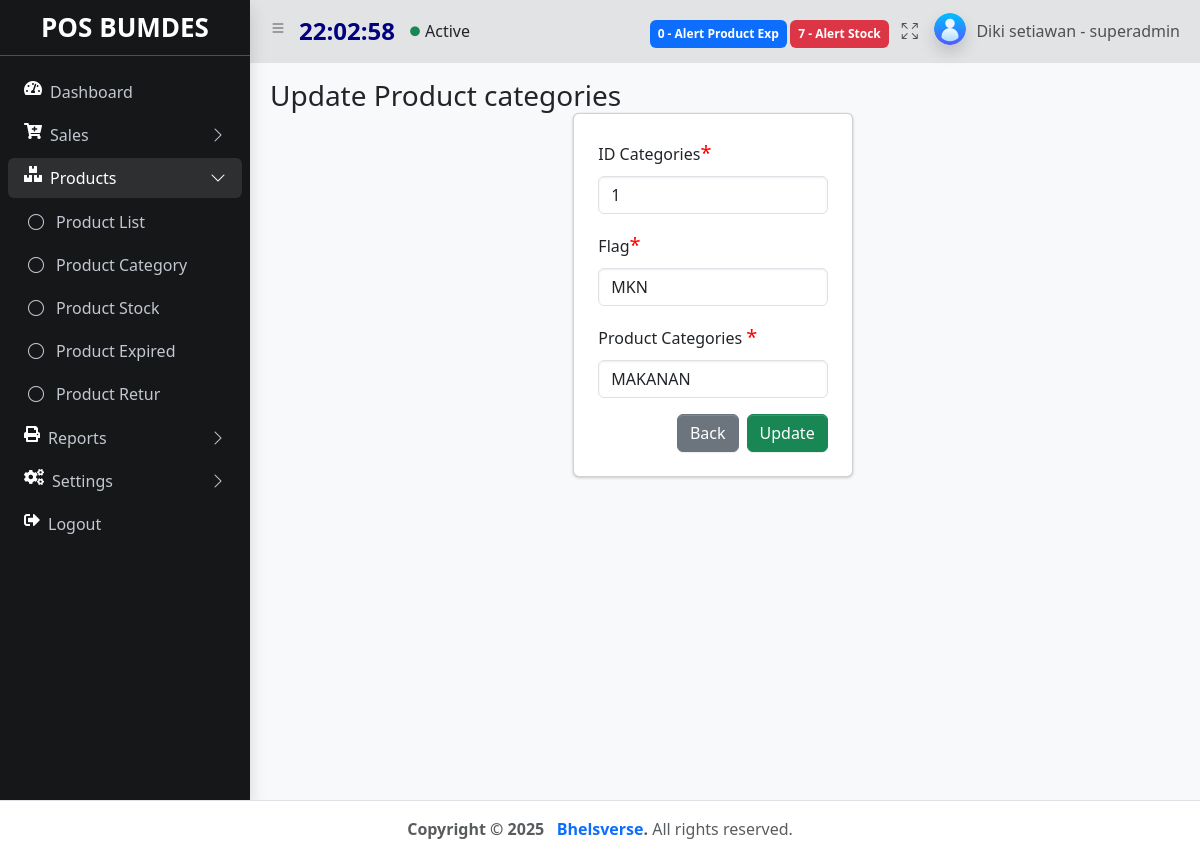
/index.php?&module=productCategory&action=form&id_kategori=1 (signed in), run on the app's committed database.
### tables this page shows
CREATE TABLE `kategori` (
  `id_kategori` int(11) NOT NULL,
  `flag` text NOT NULL,
  `name` varchar(50) NOT NULL,
  `create_at` timestamp NOT NULL DEFAULT current_timestamp(),
  `update_at` timestamp NOT NULL DEFAULT current_timestamp()
);

### module/productCategory/form.php (the view, shortened to what this page needs)
<?php
    $kategori_id =isset($_GET['id_kategori']) ? $_GET['id_kategori'] : false;
    $name ="";
    $kategori="";
    if($kategori_id){
        $sql = "SELECT * FROM kategori WHERE id_kategori='$kategori_id'";
        $query = mysqli_query($koneksi, $sql);
        $item = mysqli_fetch_array($query);
        $name = $item['name'];
        $kategori = $item['id_kategori'];
        $flag = $item['flag'];
    }
?>
   <main class="app-main">
        <div class="app-content-header">
          <div class="container-fluid">
            <div class="row">
              <div class="col-sm-6"><h3 class="mb-0">Update Product categories </h3></div>
            </div>
          <div class="row ">
            <div class="row justify-content-center">
              <div class="col-4">
                <div class="card p-4 align-item-center">
                <form action="<?php echo BASE_URL . "module/productCategory/action.php"; ?>" method="POST" enctype="multipart/form-data">
                    <div class="mb-3">
                      <label for="id_kategori" class="form-label">ID Categories<span style="color: red; font-size:20px">*</span></label>
                      <input type="text" class="form-control" id="id_kategori" name="id_kategori" aria-describedby="id_kategori" placeholder="Contoh: PR001" value='<?=  $kategori ?>' readonly   >
                    </div>
                    <div class="mb-3">
                      <label for="flag" class="form-label">Flag<span style="color: red; font-size:20px">*</span></label>
                      <input type="text" class="form-control" id="flag" name="flag" aria-describedby="flag" placeholder="Contoh: MKN" value='<?=  $flag ?>' oninput="this.value = this.value.toUpperCase()" required autofocus >
                    </div>
                    <div class="mb-3">
                      <label for="name" class="form-label">Product Categories <span style="color: red; font-size:20px">*</span></label>
                      <input type="text" class="form-control" id="name"  name="name" aria-describedby="name" placeholder="Contoh: Indomie" value='<?= $name ?>' oninput="this.value = this.value.toUpperCase()" required >
                    </div>
                    <div class="modal-footer">
                    <a href="<?= BASE_URL . "index.php?module=productCategory&action=list" ?>" class="btn btn-secondary me-2">Back</a>
                    <button type="submit" name="button" value="update" class="btn btn-success">Update</button>
                  </div>
                  </form>
                  </div>
                </div>
                </div>
              </div>
            </div>
          </div>
        </div>

### data on the page
kategori: id_kategori "1", flag "MKN", name "MAKANAN"

### other printed values
$notifalertexp "0"
$notifalert "7"
$nama "Diki setiawan"
$role "superadmin"
